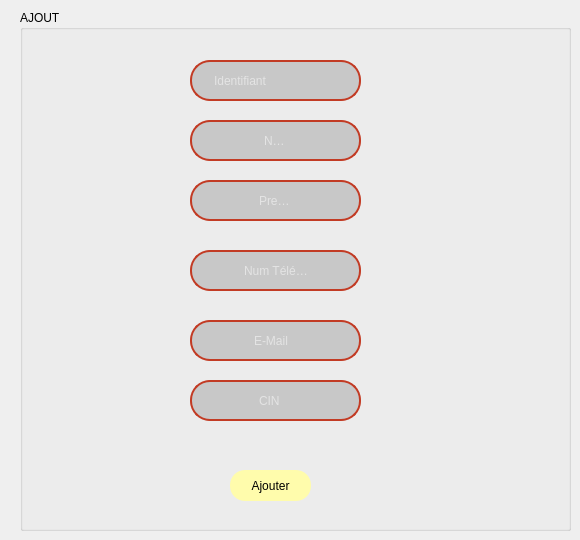
      <widget class="QWidget" name="tab_ajouterFour">
       <attribute name="icon">
        <iconset>
         <normaloff>../../add.png</normaloff>../../add.png</iconset>
       </attribute>
       <attribute name="title">
        <string>AJOUTER</string>
       </attribute>
       <widget class="QGroupBox" name="ajout_container">
        <property name="geometry">
         <rect>
          <x>20</x>
          <y>10</y>
          <width>551</width>
          <height>521</height>
         </rect>
        </property>
        <property name="styleSheet">
         <string notr="true">/*color: rgb(0, 0, 150);*/
font: 87 6pt &quot;Arial Black&quot;;
</string>
        </property>
        <property name="title">
         <string>AJOUT</string>
        </property>
        <widget class="QLineEdit" name="lineEdit_idFour">
         <property name="geometry">
          <rect>
           <x>170</x>
           <y>50</y>
           <width>171</width>
           <height>41</height>
          </rect>
         </property>
         <property name="styleSheet">
          <string notr="true">QLineEdit
{
border:2px solid rgb(194, 59, 36);
border-radius:20px;
color:#FFF;
padding-left :20px;
padding-right :20px;
background-color:rgb(200, 200, 200);

}
QLineEdit:hover
{
border: 2px solid rgb(0,0,0);
background-color:rgb(115, 115, 115) ;
}
QLineEdit:focus
{
border:2px solid rgb(0,0,0);
background-color: rgb(121, 121, 121);
}</string>
         </property>
         <property name="text">
          <string/>
         </property>
         <property name="placeholderText">
          <string>Identifiant </string>
         </property>
        </widget>
        <widget class="QPushButton" name="ajouterFour">
         <property name="geometry">
          <rect>
           <x>210</x>
           <y>460</y>
           <width>81</width>
           <height>31</height>
          </rect>
         </property>
         <property name="styleSheet">
          <string notr="true">QPushButton
{
background-color:rgb(255, 252, 172);
border-radius:15px;}
QPushButton:hover
{
color:#333;
background:#49ebff;
background:rgb(200, 200, 200);
}</string>
         </property>
         <property name="text">
          <string>Ajouter</string>
         </property>
        </widget>
        <widget class="QLineEdit" name="lineEdit_cinPerso">
         <property name="geometry">
          <rect>
           <x>170</x>
           <y>370</y>
           <width>171</width>
           <height>41</height>
          </rect>
         </property>
         <property name="styleSheet">
          <string notr="true">QLineEdit
{
border:2px solid rgb(194, 59, 36);
border-radius:20px;
color:#FFF;
padding-left :65px;
padding-right :65px;
background-color:rgb(200, 200, 200);

}
QLineEdit:hover
{
border: 2px solid rgb(0,0,0);
background-color:rgb(115, 115, 115) ;
}
QLineEdit:focus
{
border:2px solid rgb(0,0,0);
background-color: rgb(121, 121, 121);
}</string>
         </property>
         <property name="text">
          <string/>
         </property>
         <property name="maxLength">
          <number>32766</number>
         </property>
         <property name="placeholderText">
          <string>CIN</string>
         </property>
        </widget>
        <widget class="QLineEdit" name="lineEdit_emailFour">
         <property name="geometry">
          <rect>
           <x>170</x>
           <y>310</y>
           <width>171</width>
           <height>41</height>
          </rect>
         </property>
         <property name="styleSheet">
          <string notr="true">QLineEdit
{
border:2px solid rgb(194, 59, 36);
border-radius:20px;
color:#FFF;
padding-left :60px;
padding-right :60px;
background-color:rgb(200, 200, 200);

}
QLineEdit:hover
{
border: 2px solid rgb(0,0,0);
background-color:rgb(115, 115, 115) ;
}
QLineEdit:focus
{
border:2px solid rgb(0,0,0);
background-color: rgb(121, 121, 121);
}</string>
         </property>
         <property name="text">
          <string/>
         </property>
         <property name="placeholderText">
          <string>E-Mail</string>
         </property>
        </widget>
        <widget class="QLineEdit" name="lineEdit_nom">
         <property name="geometry">
          <rect>
           <x>170</x>
           <y>110</y>
           <width>171</width>
           <height>41</height>
          </rect>
         </property>
         <property name="styleSheet">
          <string notr="true">QLineEdit
{
border:2px solid rgb(194, 59, 36);
border-radius:20px;
color:#FFF;
padding-left :70px;
padding-right :70px;
background-color:rgb(200, 200, 200);

}
QLineEdit:hover
{
border: 2px solid rgb(0,0,0);
background-color:rgb(115, 115, 115) ;
}
QLineEdit:focus
{
border:2px solid rgb(0,0,0);
background-color: rgb(121, 121, 121);
}</string>
         </property>
         <property name="text">
          <string/>
         </property>
         <property name="placeholderText">
          <string>Nom</string>
         </property>
        </widget>
        <widget class="QLineEdit" name="lineEdit_numTel">
         <property name="geometry">
          <rect>
           <x>170</x>
           <y>240</y>
           <width>171</width>
           <height>41</height>
          </rect>
         </property>
         <property name="styleSheet">
          <string notr="true">QLineEdit
{
border:2px solid rgb(194, 59, 36);
border-radius:20px;
color:#FFF;
padding-left :50px;
padding-right :45px;
/*background-color:rgb(115, 115, 115) ;*/
background-color:rgb(200, 200, 200);

}
QLineEdit:hover
{
border: 2px solid rgb(0,0,0);
background-color:rgb(115, 115, 115) ;
}
QLineEdit:focus
{
border:2px solid rgb(0,0,0);
background-color: rgb(121, 121, 121);
}</string>
         </property>
         <property name="text">
          <string/>
         </property>
         <property name="placeholderText">
          <string>Num Téléphone</string>
         </property>
        </widget>
        <widget class="QLineEdit" name="lineEdit_prenom">
         <property name="geometry">
          <rect>
           <x>170</x>
           <y>170</y>
           <width>171</width>
           <height>41</height>
          </rect>
         </property>
         <property name="styleSheet">
          <string notr="true">QLineEdit
{
border:2px solid rgb(194, 59, 36);
border-radius:20px;
color:#FFF;
padding-left :65px;
padding-right :65px;
/*background-color:rgb(0, 0, 150) ;*/
background-color:rgb(200, 200, 200);

}
QLineEdit:hover
{
border: 2px solid rgb(0,0,0);
background-color:rgb(115, 115, 115) ;
}
QLineEdit:focus
{
border:2px solid rgb(0,0,0);
background-color: rgb(121, 121, 121);
}</string>
         </property>
         <property name="text">
          <string/>
         </property>
         <property name="placeholderText">
          <string>Prenom</string>
         </property>
        </widget>
       </widget>
      </widget>
